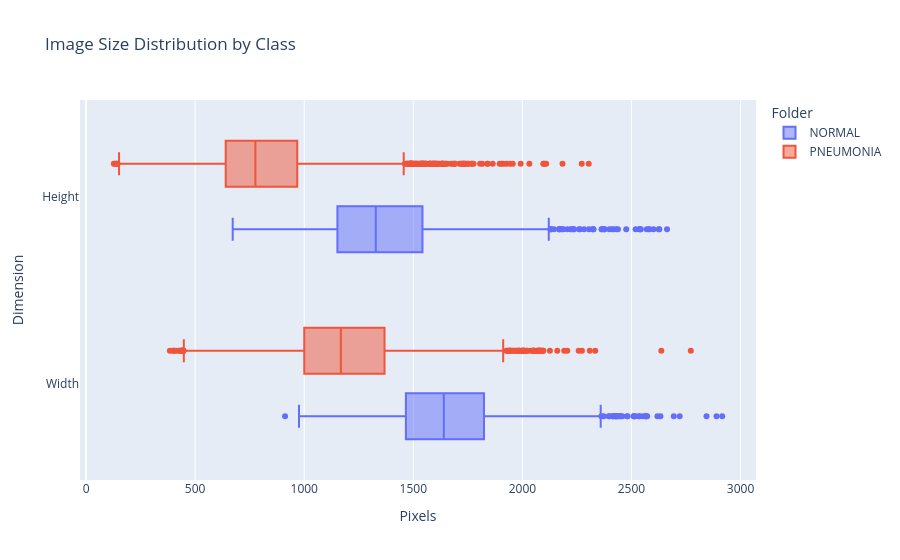

The notebook cell this image was saved under:
### Code cell
import plotly.express as px

size_data = image_info.melt(
    id_vars="Folder",
    value_vars=["Width", "Height"],
    var_name="Dimension",
    value_name="Pixels"
)

fig = px.box(
    size_data,
    x="Pixels",
    y="Dimension",
    color="Folder",
    orientation="h",
    title="Image Size Distribution by Class"
)

fig.update_layout(
    xaxis_title="Pixels",
    yaxis_title="Dimension"
)

fig.show()

### Figure 1 — Plotly figure (JSON) as saved in the notebook; plotly's stock layout.template omitted (floating-point values rounded to 4 significant figures; data arrays with more than 128 entries replaced by an {"elided": "..."} marker saying what was removed)
{"data": [{"alignmentgroup": "True", "hovertemplate": "Folder=NORMAL<br>Pixels=%{x}<br>Dimension=%{y}<extra></extra>", "legendgroup": "NORMAL", "marker": {"color": "#636efa"}, "name": "NORMAL", "notched": false, "offsetgroup": "NORMAL", "orientation": "h", "showlegend": true, "type": "box", "x": {"elided": "2682 int values"}, "x0": " ", "xaxis": "x", "y": {"elided": "2682 str values"}, "y0": " ", "yaxis": "y"}, {"alignmentgroup": "True", "hovertemplate": "Folder=PNEUMONIA<br>Pixels=%{x}<br>Dimension=%{y}<extra></extra>", "legendgroup": "PNEUMONIA", "marker": {"color": "#EF553B"}, "name": "PNEUMONIA", "notched": false, "offsetgroup": "PNEUMONIA", "orientation": "h", "showlegend": true, "type": "box", "x": {"elided": "7750 int values"}, "x0": " ", "xaxis": "x", "y": {"elided": "7750 str values"}, "y0": " ", "yaxis": "y"}], "layout": {"boxmode": "group", "legend": {"title": {"text": "Folder"}, "tracegroupgap": 0}, "title": {"text": "Image Size Distribution by Class"}, "xaxis": {"anchor": "y", "domain": [0, 1], "title": {"text": "Pixels"}}, "yaxis": {"anchor": "x", "domain": [0, 1], "title": {"text": "Dimension"}}}}
